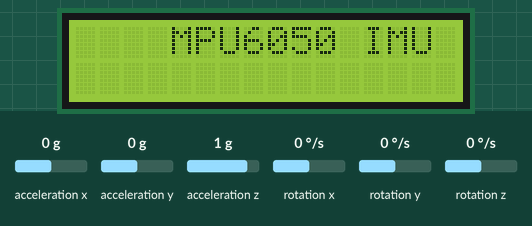
A program run on a simulated Arduino Uno, built with avr-gcc and run on an emulated ATmega328P. Shown: 16×2 character LCD. Wiring (inferred from the names in the program): MPU-6050 motion sensor at I2C address 0x68. The inputs (shaded band) are chosen by the test bench; at power-on: acceleration x 0 g, acceleration y 0 g, acceleration z 1 g, rotation x 0 °/s, rotation y 0 °/s, rotation z 0 °/s. What the program prints to the serial monitor is not drawn.

Above: at 0.1 s.
At 1.6 s:
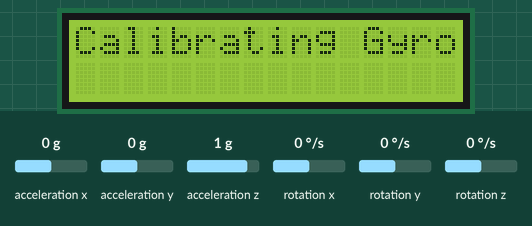

Measured:
- what the display in image 1 shows lasts 9.8 s, from 1.6 s to 11.4 s

The program:

main.cpp
```cpp
#include<Arduino.h>
#include<LiquidCrystal.h>
#include<Wire.h>

int gyro_X, gyro_Y, gyro_Z;
long acc_X, acc_Y, acc_Z, acc_total_vector;
long gyro_X_cal, gyro_Y_cal, gyro_Z_cal;
long loop_timer;
float angle_pitch, angle_roll;
int angle_pitch_buffer, angle_roll_buffer;
boolean set_gyro_angles;
float angle_roll_acc, angle_pitch_acc;
float angle_pitch_output, angle_roll_output;
int lcd_loop_counter;

LiquidCrystal lcd(12, 11, 5, 4, 3, 2);

void calibrate_mpu6050();
void read_mpu6050_data();
void setup_mpu6050_registers();
void write_LCD();

void setup()
{
  Serial.begin(115200);
  Wire.begin();
  lcd.begin(16, 2);
  lcd.setCursor(1,0);
  lcd.print("   MPU6050 IMU");
  delay(1500);
  lcd.clear();

  lcd.setCursor(0,0);
  lcd.print("Calibrating Gyro");
  // lcd.setCursor(0,1);
  // for(int cal_int = 0; cal_int < 2000; cal_int++)
  // {
  //   if(cal_int % 125 == 0)
  //     lcd.print(".");
  //   read_mpu6050_data();
  //   gyro_X_cal += gyro_X;
  //   gyro_Y_cal += gyro_Y;
  //   gyro_X_cal += gyro_Z;
  //   delay(3);
  // }
  // gyro_X_cal /= 2000;
  // gyro_Y_cal /= 2000;
  // gyro_Z_cal /= 2000;
  calibrate_mpu6050();
  lcd.clear();

  lcd.setCursor(0,0);
  lcd.print("Pitch:");
  lcd.print("Roll :");

  loop_timer = micros();
}

void loop()
{
  read_mpu6050_data();

  gyro_X -= gyro_X_cal;
  gyro_Y -= gyro_Y_cal;
  gyro_Z -= gyro_Z_cal;

  angle_pitch += gyro_X * 0.0000611;
  angle_roll += gyro_Y * 0.0000611;

  //0.000001066 = 0.0000611 * (3.142(PI) / 180degr) The Arduino sin function is in radians
  angle_pitch += angle_roll * sin(gyro_Z * 0.000001066);               //If the IMU has yawed transfer the roll angle to the pitch angel
  angle_roll -= angle_pitch * sin(gyro_Z * 0.000001066);               //If the IMU has yawed transfer the pitch angle to the roll angel

  //Accelerometer angle calculations
  acc_total_vector = sqrt((acc_X*acc_X)+(acc_Y*acc_Y)+(acc_X*acc_X));  //Calculate the total accelerometer vector
  //57.296 = 1 / (3.142 / 180) The Arduino asin function is in radians
  angle_pitch_acc = asin((float)acc_Y/acc_total_vector)* 57.296;       //Calculate the pitch angle
  angle_roll_acc = asin((float)acc_X/acc_total_vector)* -57.296;       //Calculate the roll angle

  //Place the MPU-6050 spirit level and note the values in the following two lines for calibration
  angle_pitch_acc -= 0.0;                                              //Accelerometer calibration value for pitch
  angle_roll_acc -= 0.0;                                               //Accelerometer calibration value for roll

  if(set_gyro_angles){                                                 //If the IMU is already started
    angle_pitch = angle_pitch * 0.9996 + angle_pitch_acc * 0.0004;     //Correct the drift of the gyro pitch angle with the accelerometer pitch angle
    angle_roll = angle_roll * 0.9996 + angle_roll_acc * 0.0004;        //Correct the drift of the gyro roll angle with the accelerometer roll angle
  }
  else{                                                                //At first start
    angle_pitch = angle_pitch_acc;                                     //Set the gyro pitch angle equal to the accelerometer pitch angle
    angle_roll = angle_roll_acc;                                       //Set the gyro roll angle equal to the accelerometer roll angle
    set_gyro_angles = true;                                            //Set the IMU started flag
  }

  //To dampen the pitch and roll angles a complementary filter is used
  angle_pitch_output = angle_pitch_output * 0.9 + angle_pitch * 0.1;   //Take 90% of the output pitch value and add 10% of the raw pitch value
  angle_roll_output = angle_roll_output * 0.9 + angle_roll * 0.1;      //Take 90% of the output roll value and add 10% of the raw roll value

  write_LCD();                                                         //Write the roll and pitch values to the LCD display

  while(micros() - loop_timer < 4000);                                 //Wait until the loop_timer reaches 4000us (250Hz) before starting the next loop
  loop_timer = micros();

}

void calibrate_mpu6050()
{
  for(int cal_int = 0; cal_int < 2000; cal_int++)
  {
    if(cal_int % 125 == 0)
      lcd.print(".");
    read_mpu6050_data();
    gyro_X_cal += gyro_X;
    gyro_Y_cal += gyro_Y;
    gyro_X_cal += gyro_Z;
    delay(3);
  }
  gyro_X_cal /= 2000;
  gyro_Y_cal /= 2000;
  gyro_Z_cal /= 2000;
}

void read_mpu6050_data()
{
  Wire.beginTransmission(0x68);
  Wire.write(0x3B);
  Wire.endTransmission();
  Wire.requestFrom(0x68, 14);
  Serial.println("Here");
  while(Wire.available() < 14);
  Serial.println("Past");
  acc_X = Wire.read() << 8 | Wire.read();
  acc_Y = Wire.read() << 8 | Wire.read();
  acc_Z = Wire.read() << 8 | Wire.read();

  gyro_X = Wire.read() << 8 | Wire.read();
  gyro_Y = Wire.read() << 8 | Wire.read();
  gyro_X = Wire.read() << 8 | Wire.read();
}

void setup_mpu6050_registers()
{
  // Activate the MPU6050:
  Wire.beginTransmission(0x68);
  Wire.write(0x6B);
  Wire.write(0x00);
  Wire.endTransmission();

  // Configure the accelerometer (+/- 8 G):
  Wire.beginTransmission(0x68);
  Wire.write(0x1C);
  Wire.write(0x10);
  Wire.endTransmission();

  // Configure the gyro (500dps full scale):
  Wire.beginTransmission(0x68);
  Wire.write(0x1B);
  Wire.write(0x08);
  Wire.endTransmission();
}

void write_LCD()
{                                                      //Subroutine for writing the LCD
  Serial.println("Write LCD");
  //To get a 250Hz program loop (4us) it's only possible to write one character per loop
  //Writing multiple characters is taking to much time
  if(lcd_loop_counter == 14)lcd_loop_counter = 0;                      //Reset the counter after 14 characters
  lcd_loop_counter ++;                                                 //Increase the counter
  if(lcd_loop_counter == 1){
    angle_pitch_buffer = angle_pitch_output * 10;                      //Buffer the pitch angle because it will change
    lcd.setCursor(6,0);                                                //Set the LCD cursor to position to position 0,0
  }
  if(lcd_loop_counter == 2){
    if(angle_pitch_buffer < 0)lcd.print("-");                          //Print - if value is negative
    else lcd.print("+");                                               //Print + if value is negative
  }
  if(lcd_loop_counter == 3)lcd.print(abs(angle_pitch_buffer)/1000);    //Print first number
  if(lcd_loop_counter == 4)lcd.print((abs(angle_pitch_buffer)/100)%10);//Print second number
  if(lcd_loop_counter == 5)lcd.print((abs(angle_pitch_buffer)/10)%10); //Print third number
  if(lcd_loop_counter == 6)lcd.print(".");                             //Print decimal point
  if(lcd_loop_counter == 7)lcd.print(abs(angle_pitch_buffer)%10);      //Print decimal number

  if(lcd_loop_counter == 8){
    angle_roll_buffer = angle_roll_output * 10;
    lcd.setCursor(6,1);
  }
  if(lcd_loop_counter == 9){
    if(angle_roll_buffer < 0)lcd.print("-");                           //Print - if value is negative
    else lcd.print("+");                                               //Print + if value is negative
  }
  if(lcd_loop_counter == 10)lcd.print(abs(angle_roll_buffer)/1000);    //Print first number
  if(lcd_loop_counter == 11)lcd.print((abs(angle_roll_buffer)/100)%10);//Print second number
  if(lcd_loop_counter == 12)lcd.print((abs(angle_roll_buffer)/10)%10); //Print third number
  if(lcd_loop_counter == 13)lcd.print(".");                            //Print decimal point
  if(lcd_loop_counter == 14)lcd.print(abs(angle_roll_buffer)%10);      //Print decimal number
}
```
